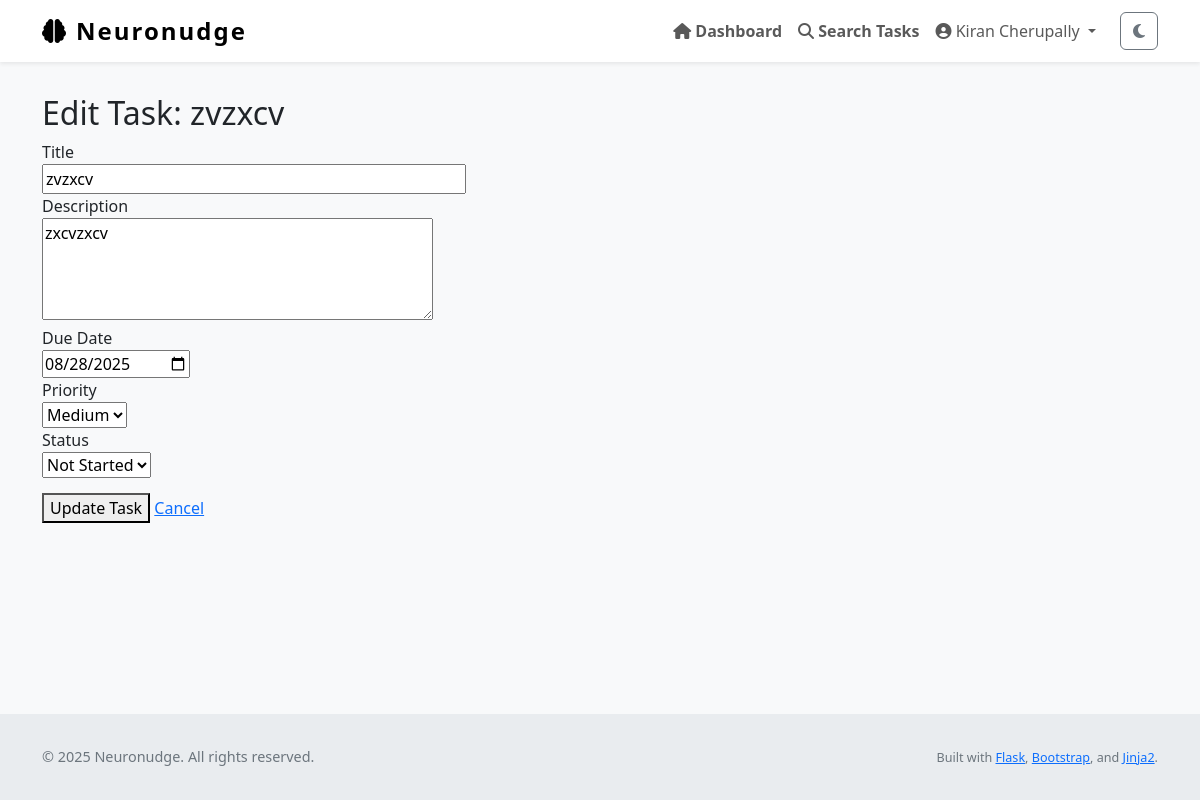
Page /task/edit/13 (signed in) on the earlier database version.
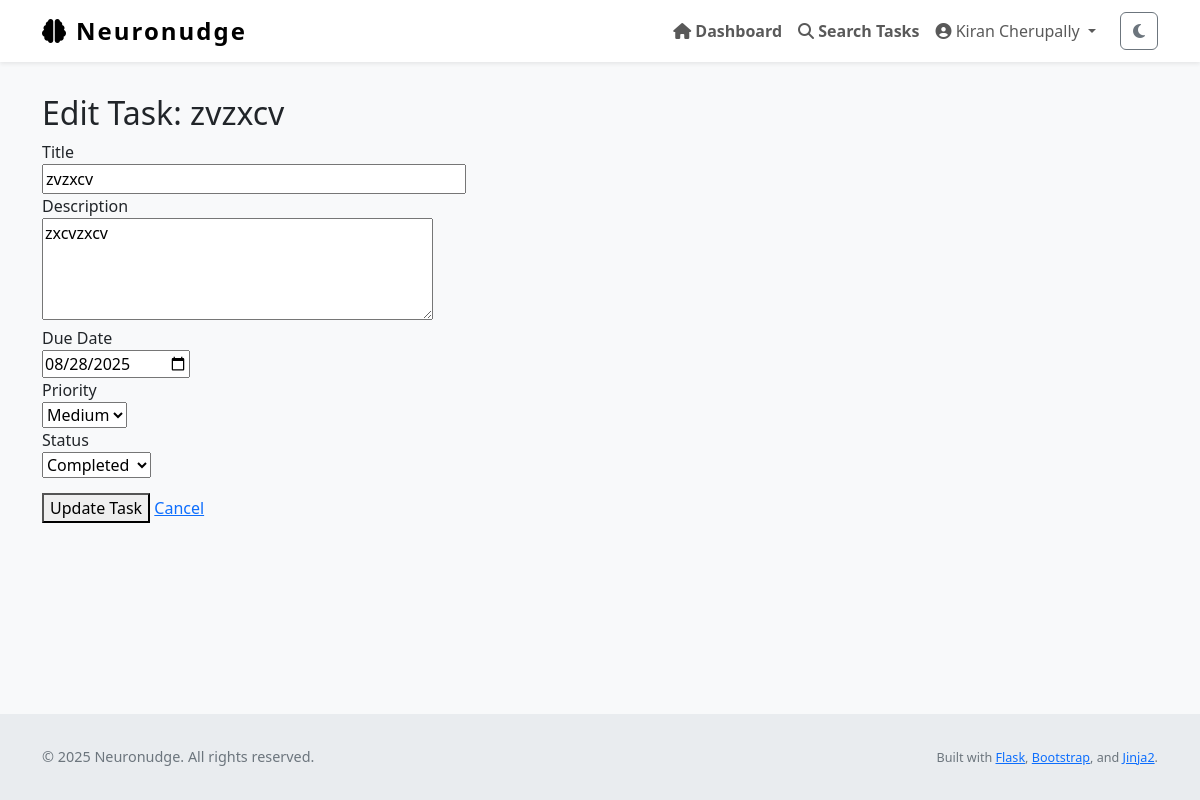
Same page on the later database version.
### Neuronudge/models.py (models this page shows, shortened)
class Task(db.Model):
    id = db.Column(db.Integer, primary_key=True)
    title = db.Column(db.String(255), nullable=False)
    description = db.Column(db.Text, nullable=False)
    due_date = db.Column(db.DateTime)
    completed = db.Column(db.Boolean, default=False)
    priority = db.Column(db.Integer, default=2)         # 1 = high, 2 = med, 3 = low
    status = db.Column(db.String(20), default='not started')
    reminder_set = db.Column(db.Boolean, default=False)
    created_at = db.Column(db.DateTime, default=datetime.utcnow)
    updated_at = db.Column(db.DateTime, default=datetime.utcnow, onupdate=datetime.utcnow)
    user_id = db.Column(db.Integer, db.ForeignKey('user.id'), nullable=False)

### Neuronudge/views.py (the view, shortened to what this page needs)
@main.route('/task/edit/<int:id>', methods=['GET', 'POST'])
@login_required
def edit_task(id):
    task = Task.query.get_or_404(id)
    if task.user_id != current_user.id:
        flash("Unauthorized access.", category='error')
        abort(403)
    form = TaskForm(obj=task)
    if request.method == 'GET':
        form.priority.data = str(task.priority)
        form.status.data = "completed" if task.completed else "not_started"
    return render_template('edit_task.html', form=form, task=task)

### Neuronudge/forms.py (shortened to what this page needs)
class TaskForm(FlaskForm):
    title = StringField("Title", validators=[DataRequired()])
    description = TextAreaField("Description")
    due_date = DateField("Due Date", validators=[DataRequired()])
    due_time = TimeField("Due Time (optional)", validators=[Optional()])
    submit = SubmitField("Save Task")
    reminder_set = BooleanField("Set Reminder?")
    priority = SelectField(
    "Priority",
    choices=[
        ("1", "High"),
        ("2", "Medium"),
        ("3", "Low"),
    ],
    default="2",
    validators=[DataRequired()]
)
    status = SelectField(
        "Status",
        choices=[("not_started", "Not Started"),
                 ("in_progress", "In Progress"),
                 ("completed", "Completed")],
        default="not_started"
    )

### Neuronudge/templates/edit_task.html (shortened to what this page needs)
{% extends "layout.html" %}
{% block content %}
<h2>Edit Task: {{ task.title }}</h2>
<form method="POST" action="{{ url_for('main.edit_task', id=task.id) }}">
    <div>
        {{ form.title.label }}<br>
        {{ form.title(size=40) }}
    </div>
    <div>
        {{ form.description.label }}<br>
        {{ form.description(rows=4, cols=40) }}
    </div>
    <div>
        {{ form.due_date.label }}<br>
        {{ form.due_date(type="date") }}
    </div>
    <div>
        {{ form.priority.label }}<br>
        {{ form.priority() }}
    </div>
    <div>
        {{ form.status.label }}<br>
        {{ form.status() }}
    </div>
    <div style="margin-top: 15px;">
        <button type="submit">Update Task</button>
        <a href="{{ url_for('main.dashboard') }}">Cancel</a>
    </div>
</form>
{% endblock %}

Differences in the rows shown:
changed Task "zvzxcv": status "Not Started" → "Completed"
